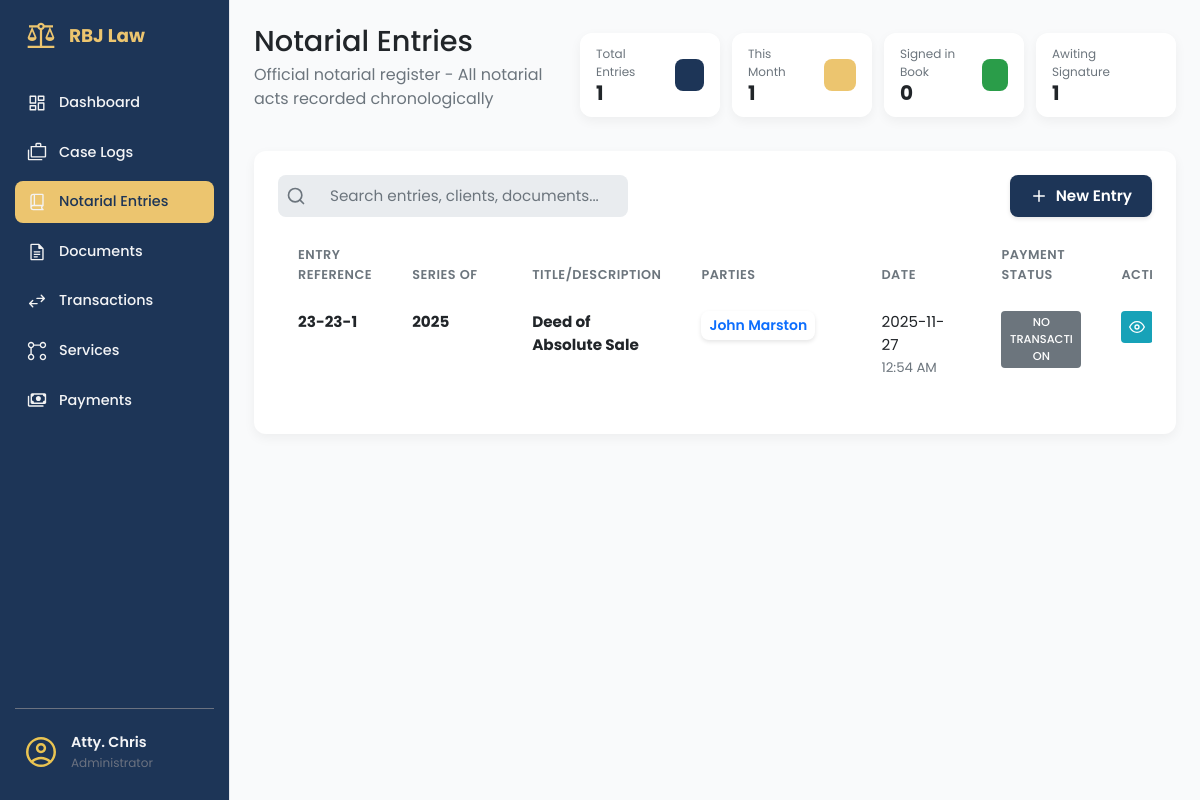
The page /notarial-entries/ (signed in) on the database as committed earlier.
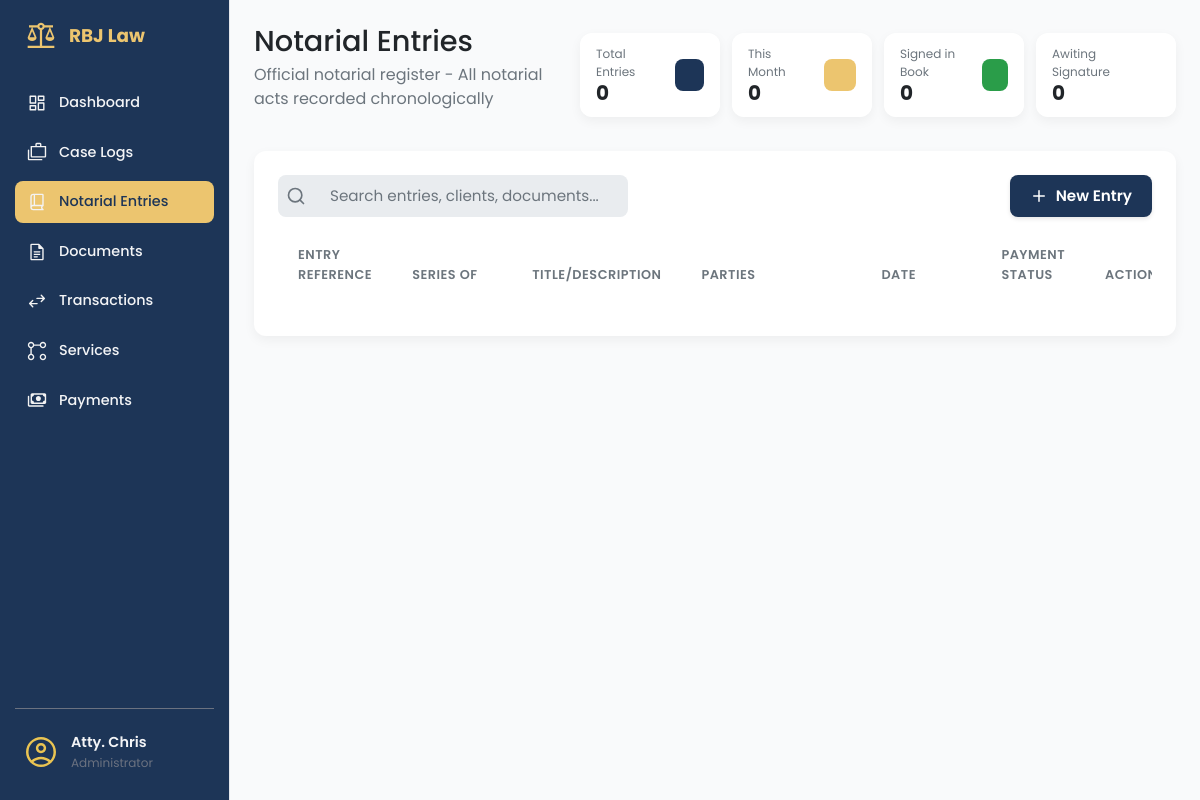
The same page on the database as committed later.
### app/models/notarial_entry_mdl.py (models this page shows, shortened)
class NotarialEntry(db.Model):
    __tablename__ = 'notarial_entries'
    id = db.Column(db.Integer, primary_key=True)
    not_entry_num = db.Column(db.String(255), nullable=False)
    not_page_num = db.Column(db.String(255), nullable=False)
    not_book_num = db.Column(db.String(255), nullable=False)
    not_series = db.Column(db.Integer, nullable=False)
    not_title = db.Column(db.String(255), nullable=False)
    not_date = db.Column(db.DateTime, nullable=False, default=datetime.utcnow)
    not_type_act = db.Column(db.String(255), nullable=False)
    not_fee = db.Column(Numeric(10, 2), nullable=False)
    not_fee_or = db.Column(db.String(255), nullable=False)
    not_other_place = db.Column(db.String(255), nullable=True)
    not_comp_evidence_id = db.Column(db.String(150), nullable=True)
    transaction_item_id = db.Column(db.Integer, db.ForeignKey('transaction_items.id'), nullable=True)
    transaction_status = db.Column(db.String(50), default='no_transaction')  # no_transaction, unpaid, paid
    transaction_item = db.relationship('TransactionItem',
                                     foreign_keys=[transaction_item_id],
                                     backref='notary_entries',
                                     lazy=True)
    @property
    def has_transaction(self):
        return self.transaction_item_id is not None
    @property
    def is_paid(self):
        return self.transaction_status == 'paid'

class NotarialEntryParty(db.Model):
    __tablename__ = 'notarial_entry_parties'
    id = db.Column(db.Integer, primary_key=True)
    notarial_entry_id = db.Column(db.Integer, db.ForeignKey('notarial_entries.id'), nullable=False)
    party_name = db.Column(db.String(150), nullable=False)
    party_address = db.Column(db.String(150), nullable=False)
    notarial_entry = db.relationship('NotarialEntry', backref='parties', lazy=True)

### app/routes/notarial_entries_routes.py (the view)
@notarial_entries_bp.route('/')
@login_required
def notarial_entries_page():
    entries = NotarialEntryService.get_all_entries()
    return render_template('notarial_entries.html', entries=entries, now=datetime.utcnow())

### app/templates/notarial_entries.html (shortened to what this page needs)
{% extends 'base.html' %}
{% block content %}
<main class="dashboard-content">
    <header class="dashboard-header">
        <div>
            <h1>Notarial Entries </h1>
            <p>Official notarial register - All notarial acts recorded chronologically</p>
        </div>
        <div style="display: flex; gap: 12px;">
            <div class="data-card data-card--sm">
                <div class="data-card__info">
                    <span class="data-card__title">Total Entries</span>
                    <span class="data-card__value">{{ entries|length }}</span>
                </div>
                <div class="data-card__icon data-card__icon--blue"></div>
            </div>
            <div class="data-card data-card--sm">
                <div class="data-card__info">
                    <span class="data-card__title">This Month</span>
                    <span class="data-card__value">
                        {% set current_month = [] %}
                        {{ current_month|length }}
                    </span>
                </div>
                <div class="data-card__icon data-card__icon--gold"></div>
            </div>
            <div class="data-card data-card--sm">
                <div class="data-card__info">
                    <span class="data-card__title">Signed in Book</span>
                    <span class="data-card__value">
                        {% set signed_count = [] %}
                        {{ signed_count|length }}
                    </span>
                </div>
                <div class="data-card__icon data-card__icon--green"></div>
            </div>
            <div class="data-card data-card--sm">
                <div class="data-card__info">
                    <span class="data-card__title">Awiting Signature</span>
                    <span class="data-card__value">
                        {% set unsigned_count = [] %}
                        {{ unsigned_count|length }}
                    </span>
                </div>
                <div class="data-card__icon data-card__icon--purple"></div>
            </div>
        </div>
    </header>
    <section class="content-section">
        <div class="panel-card">
            <div class="dashboard-actions"
                style="display: flex; justify-content: space-between; flex-shrink: 0; gap: 50px;">
                <div class="search-bar">
                    <svg class="search-bar__icon" xmlns="http://www.w3.org/2000/svg" width="20" height="20"
                        viewBox="0 0 24 24" fill="none" stroke="currentColor" stroke-width="2" stroke-linecap="round"
                        stroke-linejoin="round">
                        <circle cx="11" cy="11" r="8"></circle>
                        <line x1="21" y1="21" x2="16.65" y2="16.65"></line>
                    </svg>
                    <input class="search-bar__input" type="text" placeholder="Search entries, clients, documents...">
                </div>
                <a href="#" class="btn btn-primary" data-bs-toggle="modal" data-bs-target="#entryModal">
                    <svg class="btn-icon-left" xmlns="http://www.w3.org/2000/svg" viewBox="0 0 24 24" fill="none"
                        stroke="currentColor" stroke-width="2" stroke-linecap="round" stroke-linejoin="round">
                        <line x1="12" y1="5" x2="12" y2="19"></line>
                        <line x1="5" y1="12" x2="19" y2="12"></line>
                    </svg>
                    New Entry
                </a>
            </div>
            <div class="table-wrapper">
                <table class="table document-table">
                    <colgroup>
                        <col class="short">
                        <col class="medium">
                        <col class="medium">
                        <col class="long">
                        <col class="medium">
                        <col class="short">
                        <col class="actions">
                    </colgroup>
                    <thead>
                        <tr>
                            <th data-sort-key="entry_ref">Entry Reference</th>
                            <th data-sort-key="series">Series Of</th>
                            <th data-sort-key="title">Title/Description</th>
                            <th data-sort-key="parties">Parties</th>
                            <th>Date</th>
                            <th>Payment Status</th>
                            <th>Actions</th>
                        </tr>
                    </thead>
                    <tbody>
                        {% for entry in entries %}
                        <tr>
                            <td>
                                <strong>{{ entry.not_book_num }}-{{ entry.not_page_num }}-{{ entry.not_entry_num
                                    }}</strong>
                            </td>
                            <td>
                                <strong>{{ entry.not_series }}</strong>
                            </td>
                            <td>
                                <strong>{{ entry.not_title }}</strong>
                            </td>
                            <td>
                                <div class="clickable-list">
                                    <button type="button" class="btn btn-sm btn-outline-primary view-parties-btn"
                                        data-bs-target="#partiesModal">
                                        {% for party in entry.parties %}
                                        {{ party.party_name }}{% if not loop.last %}, {% endif %}
                                        {% endfor %}
                                    </button>
                                </div>
                            </td>
                            <td>
                                <div>{{ entry.not_date.strftime('%Y-%m-%d') }}</div>
                                <small class="text-muted">{{ entry.not_date.strftime('%I:%M %p') }}</small>
                            </td>
                            <td>
                                {% if entry.is_paid %}
                                <span class="status-tag status-tag--signed">Paid</span>
                                {% elif entry.has_transaction %}
                                <span class="status-tag status-tag--unsigned">Unpaid</span>
                                {% else %}
                                <span class="status-tag status-tag--other">No Transaction</span>
                                {% endif %}
                            </td>
                            <td>
                                <div class="action-buttons">
                                    <a href="{{ url_for('documents.notarial_entry_documents', entry_id=entry.id) }}"
                                        class="btn-action btn-action--info" title="View Details">
                                        <svg xmlns="http://www.w3.org/2000/svg" width="16" height="16"
                                            viewBox="0 0 24 24" fill="none" stroke="currentColor" stroke-width="2"
                                            stroke-linecap="round" stroke-linejoin="round">
                                            <path d="M1 12s4-8 11-8 11 8 11 8-4 8-11 8-11-8-11-8z"></path>
                                            <circle cx="12" cy="12" r="3"></circle>
                                        </svg>
                                    </a>
                                </div>
                            </td>
                        </tr>
                        {% endfor %}
                    </tbody>
                </table>
            </div>
        </div>
    </section>
</main>
{% endblock content %}

### app/templates/base.html (shortened to what this page needs)
<!DOCTYPE html>
<html lang="en">
<head>
    <link rel="stylesheet" href="{{ url_for('static', filename='vendor/bootstrap/css/bootstrap.min.css') }}">
    <link rel="stylesheet" href="{{ url_for('static', filename='css/main.css') }}">
    <link rel="stylesheet" href="{{ url_for('static', filename='css/sidebar.css') }}">
</head>
<body>
    <aside class="sidebar">
        <div class="sidebar-header">
            <img src="{{ url_for('static', filename='img/scales-of-justice.svg') }}" alt="logo" class="logo-img">
            <h2>RBJ Law</h2>
        </div>
        <ul class="sidebar-links">
            <li>
                <a href="{{ url_for('dashboard.dashboard_page') }}"
                    class="{{ 'active' if 'dashboard' in request.endpoint else '' }}">
                    <span class="icon-wrapper"><img src="{{ url_for('static', filename='img/dashboard.svg') }}"
                            alt=""></span>
                    Dashboard
                </a>
            </li>
            <li>
                <a href="{{ url_for('case.list_cases') }}" class="{{ 'active' if 'case' in request.endpoint else '' }}">
                    <span class="icon-wrapper"><img src="{{ url_for('static', filename='img/cases.svg') }}"
                            alt=""></span>
                    Case Logs
                </a>
            </li>
            <li>
                <a href="{{ url_for('notarial_entries.notarial_entries_page') }}"
                    class="{{ 'active' if 'notarial' in request.endpoint else '' }}">
                    <span class="icon-wrapper"><img src="{{ url_for('static', filename='img/book.svg') }}"
                            alt=""></span>
                    Notarial Entries
                </a>
            </li>
            <li>
                <a href="{{ url_for('documents.documents_page') }}"
                    class="{{ 'active' if 'documents' in request.endpoint else '' }}">
                    <span class="icon-wrapper"><img src="{{ url_for('static', filename='img/documents.svg') }}"
                            alt=""></span>
                    Documents
                </a>
            </li>
            <li role="none">
                <a href="{{ url_for('transaction.transactions_page') }}"
                    class="{{ 'active' if 'transaction' in request.endpoint else '' }}">
                    <span class="icon-wrapper"><img src="{{ url_for('static', filename='img/transaction.svg') }}"
                            alt=""></span>
                    Transactions
                </a>
            </li>
            <li role="none"><a role="menuitem" href="#">
                    <span class="icon-wrapper"><img style="width: 24px;"
                            src="{{ url_for('static', filename='img/service.svg') }}" alt=""></span>Services
                </a></li>
            <li role="none"><a role="menuitem" href="{{ url_for('payments.payments_page') }}">
                    <span class="icon-wrapper"><img style="width: 24px;"
                            src="{{ url_for('static', filename='img/payments.svg') }}" alt=""></span>Payments
                </a></li>
        </ul>
        <div class="sidebar-footer">
            <button class="avatar-btn" id="avatarBtn">
                <img src="{{ url_for('static', filename='img/avatar.svg') }}" alt="User Avatar">
                <div class="user-info">
                    <span class="user-name">Atty. Chris</span>
                    <span class="user-role">Administrator</span>
                </div>
            </button>
        </div>
    </aside>
    <div class="page-container">
        {% block content %}
        {% endblock %}
    </div>
</body>
</html>

Rows that differ between the two databases and show on the page:
removed NotarialEntry: not_book_num "23", not_page_num "23", not_entry_num "1", not_series "2025", not_title "Deed of Absolute Sale", not_date "2025-11-27", not_date "12:54 AM", transaction_status "NO TRANSACTION"
removed NotarialEntryParty: party_name "John Marston"
Other text that changed with them:
{{ entries|length }}: "1" → "0"
{{ current_month|length }}: "1" → "0"
{{ unsigned_count|length }}: "1" → "0"
